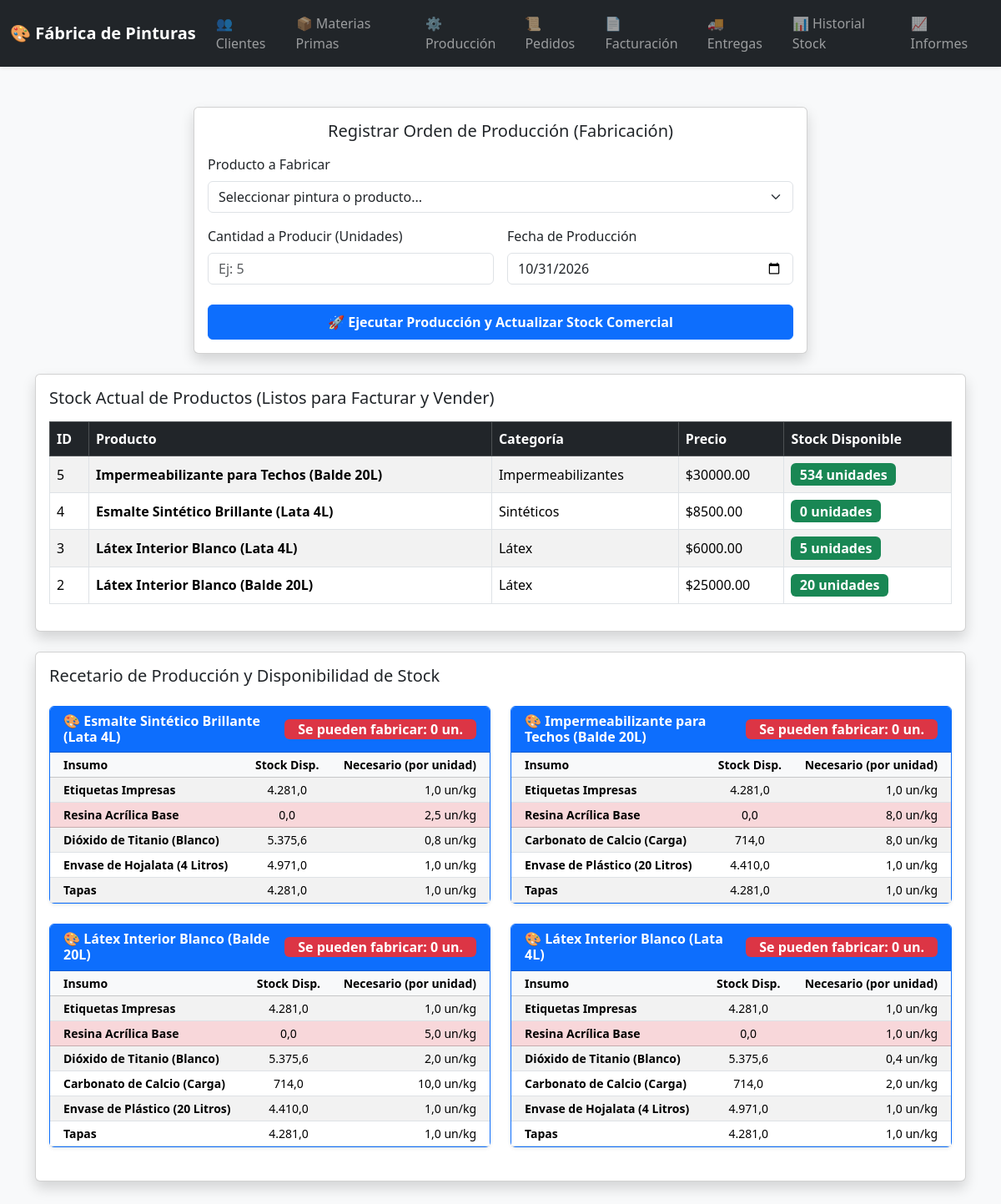
The page /produccion.php on the database its author committed.
### tables this page shows
CREATE TABLE `productos` (
  `id` int(11) NOT NULL,
  `nombre` varchar(100) DEFAULT NULL,
  `descripcion` varchar(150) DEFAULT NULL,
  `precio` decimal(10,2) DEFAULT NULL,
  `stock` int(11) DEFAULT NULL,
  `categoria` varchar(100) DEFAULT NULL
);

CREATE TABLE `recetas` (
  `id` int(11) NOT NULL,
  `producto_id` int(11) NOT NULL,
  `materia_id` int(11) NOT NULL,
  `cantidad_necesaria` decimal(10,2) NOT NULL
);

CREATE TABLE `materias_primas` (
  `id` int(11) NOT NULL,
  `nombre` varchar(100) NOT NULL,
  `unidad_medida` varchar(50) DEFAULT NULL,
  `stock` decimal(10,2) NOT NULL DEFAULT 0.00
);

### produccion.php (the view, shortened to what this page needs)
<?php
include("conexion.php");
$productosTabla = $conexion->query("SELECT * FROM productos ORDER BY id DESC");
?>
<!DOCTYPE html>
<html lang="es">
<head>
    <link href="https://cdn.jsdelivr.net/npm/bootstrap@5.3.3/dist/css/bootstrap.min.css" rel="stylesheet">
</head>
<body class="bg-light">
<?php include("menu.php"); ?>
<div class="container mt-5">
    <div class="row justify-content-center">
        <div class="col-md-8">
            <div class="card shadow mb-4">
                <div class="card-body">
                    <h2 class="h5 mb-3 text-center">Registrar Orden de Producción (Fabricación)</h2>
                    <form method="POST" class="row g-3">
                        <div class="col-12">
                            <label class="form-label">Producto a Fabricar</label>
                            <select name="producto_id" class="form-select" required>
                                <option value="">Seleccionar pintura o producto...</option>
                            </select>
                        </div>
                        <div class="col-md-6">
                            <label class="form-label">Cantidad a Producir (Unidades)</label>
                            <input type="number" min="1" name="cantidad_fabricar" class="form-control" placeholder="Ej: 5" required>
                        </div>
                        <div class="col-md-6">
                            <label class="form-label">Fecha de Producción</label>
                            <input type="date" name="fecha" class="form-control" value="<?php echo date('Y-m-d'); ?>" required>
                        </div>
                        <div class="col-12 mt-4">
                            <button type="submit" name="ejecutar_produccion" class="btn btn-primary w-100 py-2 fw-bold">🚀 Ejecutar Producción y Actualizar Stock Comercial</button>
                        </div>
                    </form>
                </div>
            </div>
        </div>
    </div>
    <div class="card shadow mb-4">
        <div class="card-body">
            <h2 class="h5 mb-3">Stock Actual de Productos (Listos para Facturar y Vender)</h2>
            <div class="table-responsive">
                <table class="table table-bordered table-striped align-middle">
                    <thead class="table-dark">
                        <tr>
                            <th>ID</th>
                            <th>Producto</th>
                            <th>Categoría</th>
                            <th>Precio</th>
                            <th>Stock Disponible</th>
                        </tr>
                    </thead>
                    <tbody>
                        <?php while($prod = $productosTabla->fetch_assoc()) { ?>
                            <tr>
                                <td><?php echo $prod['id']; ?></td>
                                <td><strong><?php echo $prod['nombre']; ?></strong></td>
                                <td><?php echo $prod['categoria']; ?></td>
                                <td>$<?php echo $prod['precio']; ?></td>
                                <td><span class="badge bg-success fs-6"><?php echo $prod['stock']; ?> unidades</span></td>
                            </tr>
                        <?php } ?>
                    </tbody>
                </table>
            </div>
        </div>
    </div>
    <div class="card shadow mb-5">
        <div class="card-body">
            <h2 class="h5 mb-4">Recetario de Producción y Disponibilidad de Stock</h2>
            <div class="row">
                <?php
                $sql_recetas = "SELECT p.nombre AS producto, m.nombre AS materia_prima, r.cantidad_necesaria, m.stock AS materia_stock
                                FROM recetas r
                                INNER JOIN productos p ON r.producto_id = p.id
                                INNER JOIN materias_primas m ON r.materia_id = m.id
                                ORDER BY p.nombre ASC";
                $resultado_recetas = $conexion->query($sql_recetas);
                $recetas_agrupadas = [];
                if ($resultado_recetas && $resultado_recetas->num_rows > 0) {
                    while ($row = $resultado_recetas->fetch_assoc()) {
                        $max_posible_insumo = ($row['cantidad_necesaria'] > 0) ? floor($row['materia_stock'] / $row['cantidad_necesaria']) : 0;
                        $recetas_agrupadas[$row['producto']][] = [
                            'materia_prima' => $row['materia_prima'],
                            'cantidad' => $row['cantidad_necesaria'],
                            'stock' => $row['materia_stock'],
                            'max_posible' => $max_posible_insumo
                        ];
                    }
                }
                if (!empty($recetas_agrupadas)) {
                    foreach ($recetas_agrupadas as $producto => $ingredientes) {
                        $unidades_posibles_totales = 999999;
                        foreach ($ingredientes as $ing) {
                            if ($ing['max_posible'] < $unidades_posibles_totales) {
                                $unidades_posibles_totales = $ing['max_posible'];
                            }
                        }
                        $badge_color = ($unidades_posibles_totales > 0) ? 'bg-success' : 'bg-danger';
                        echo '<div class="col-md-6 mb-4">
                                <div class="card h-100 border-primary shadow-sm">
                                    <div class="card-header bg-primary text-white d-flex justify-content-between align-items-center py-2">
                                        <h5 class="mb-0 fs-6 fw-bold">🎨 ' . $producto . '</h5>
                                        <span class="badge ' . $badge_color . ' fs-6 px-3 py-1">Se pueden fabricar: ' . $unidades_posibles_totales . ' un.</span>
                                    </div>
                                    <div class="card-body p-0">
                                        <div class="table-responsive">
                                            <table class="table table-sm table-striped mb-0 align-middle">
                                                <thead class="table-light text-muted small">
                                                    <tr>
                                                        <th class="ps-3">Insumo</th>
                                                        <th class="text-center">Stock Disp.</th>
                                                        <th class="text-end pe-3">Necesario (por unidad)</th>
                                                    </tr>
                                                </thead>
                                                <tbody>';
                        foreach ($ingredientes as $ing) {
                            $fila_alerta = ($ing['stock'] < $ing['cantidad']) ? 'table-danger' : '';
                            echo '<tr class="' . $fila_alerta . '">
                                    <td class="ps-3 fw-semibold small">' . $ing['materia_prima'] . '</td>
                                    <td class="text-center small">' . number_format($ing['stock'], 1, ',', '.') . '</td>
                                    <td class="text-end pe-3 small">' . number_format($ing['cantidad'], 1, ',', '.') . ' un/kg</td>
                                  </tr>';
                        }
                        echo '                  </tbody>
                                            </table>
                                        </div>
                                    </div>
                                </div>
                              </div>';
                    }
                } else {
                    echo '<div class="col-12"><p class="text-muted">No hay recetas configuradas o faltan relaciones en la base de datos.</p></div>';
                }
                ?>
            </div>
        </div>
    </div>
</div>
</body>
</html>

### rows shown on the page
productos: id "5", nombre "Impermeabilizante para Techos (Balde 20L)", categoria "Impermeabilizantes", precio "30000.00", stock "534"
productos: id "4", nombre "Esmalte Sintético Brillante (Lata 4L)", categoria "Sintéticos", precio "8500.00", stock "0"
productos: id "3", nombre "Látex Interior Blanco (Lata 4L)", categoria "Látex", precio "6000.00", stock "5"
productos: id "2", nombre "Látex Interior Blanco (Balde 20L)", categoria "Látex", precio "25000.00", stock "20"
recetas: materia.nombre "Resina Acrílica Base", materia.stock "0,0", cantidad_necesaria "2,5"
recetas: materia.nombre "Dióxido de Titanio (Blanco)", materia.stock "5.375,6", cantidad_necesaria "0,8"
recetas: materia.nombre "Resina Acrílica Base", materia.stock "0,0", cantidad_necesaria "8,0"
recetas: materia.nombre "Carbonato de Calcio (Carga)", materia.stock "714,0", cantidad_necesaria "8,0"
recetas: materia.nombre "Resina Acrílica Base", materia.stock "0,0", cantidad_necesaria "5,0"
recetas: materia.nombre "Dióxido de Titanio (Blanco)", materia.stock "5.375,6", cantidad_necesaria "2,0"
recetas: materia.nombre "Carbonato de Calcio (Carga)", materia.stock "714,0", cantidad_necesaria "10,0"
recetas: materia.nombre "Resina Acrílica Base", materia.stock "0,0", cantidad_necesaria "1,0"
recetas: materia.nombre "Dióxido de Titanio (Blanco)", materia.stock "5.375,6", cantidad_necesaria "0,4"
recetas: materia.nombre "Carbonato de Calcio (Carga)", materia.stock "714,0", cantidad_necesaria "2,0"

### other values the page prints
$producto "Esmalte Sintético Brillante (Lata 4L)"
$unidades_posibles_totales "0"
$ing['materia_prima'] "Etiquetas Impresas"
$ing['stock'] "4.281,0"
$ing['cantidad'] "1,0"
$ing['materia_prima'] "Envase de Hojalata (4 Litros)"
$ing['stock'] "4.971,0"
$ing['materia_prima'] "Tapas"
$producto "Impermeabilizante para Techos (Balde 20L)"
$ing['materia_prima'] "Envase de Plástico (20 Litros)"
$ing['stock'] "4.410,0"
$producto "Látex Interior Blanco (Balde 20L)"
$producto "Látex Interior Blanco (Lata 4L)"
